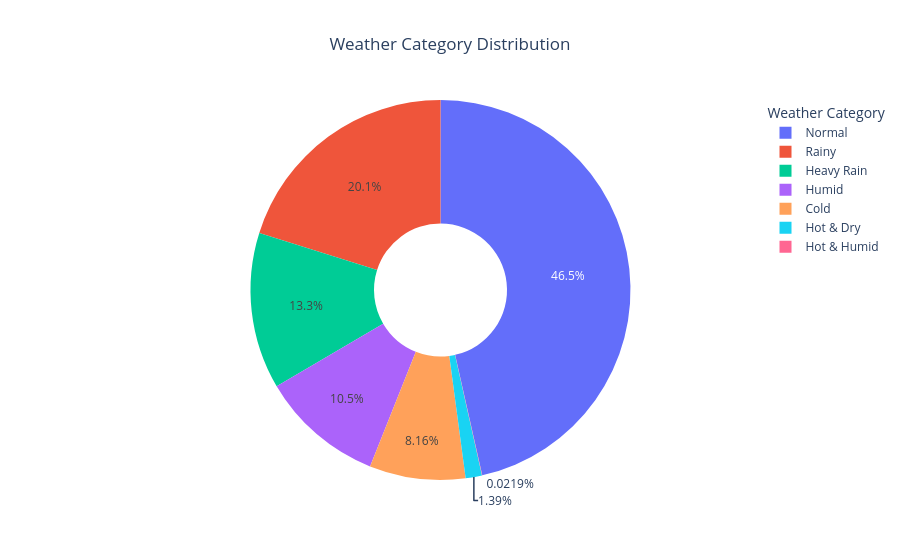

Notebook code for this chart:
### Code cell
# 11 Weather Category Distribution

weather_counts = (
    df_clean["Weather"]
    .value_counts()
    .reset_index()
)
weather_counts.columns = ["Weather", "Count"]

fig = px.pie(
    weather_counts,
    names="Weather",
    values="Count",
    hole=0.35,
    title="Weather Category Distribution"
)

fig.update_layout(
    title_x=0.5,
    legend_title="Weather Category"
)

fig.show()

### Figure 1 — Plotly figure (JSON) as saved in the notebook; plotly's stock layout.template omitted (floating-point values rounded to 4 significant figures)
{"data": [{"domain": {"x": [0, 1], "y": [0, 1]}, "hole": 0.35, "hovertemplate": "Weather=%{label}<br>Count=%{value}<extra></extra>", "labels": ["Normal", "Rainy", "Heavy Rain", "Humid", "Cold", "Hot & Dry", "Hot & Humid"], "legendgroup": "", "name": "", "showlegend": true, "type": "pie", "values": [8486, 3678, 2430, 1918, 1490, 254, 4]}], "layout": {"legend": {"title": {"text": "Weather Category"}, "tracegroupgap": 0}, "title": {"text": "Weather Category Distribution", "x": 0.5}}}
